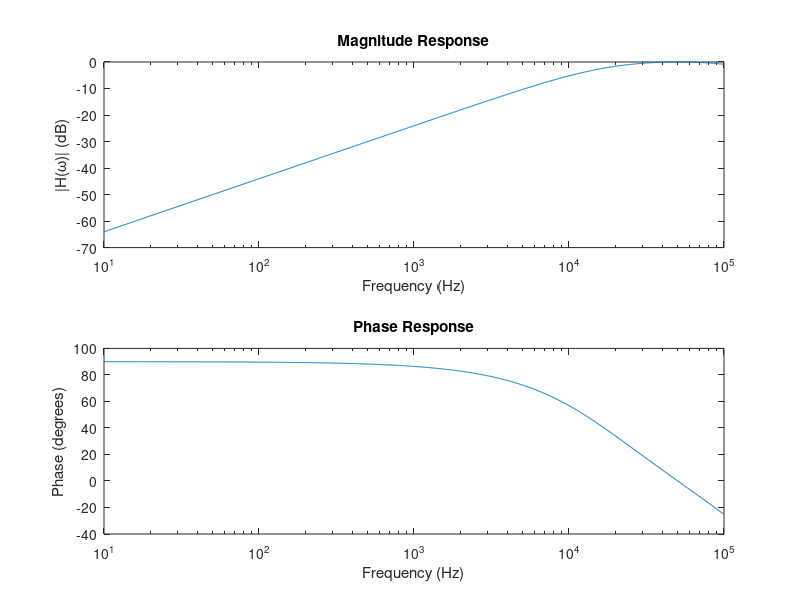

Here is the MATLAB script that generated this plot:
% Constants
R = 1000; % Resistance (Ω)
L = 1e-3; % Inductance (H)
C = 10e-9; % Capacitance (F)

% Frequency range
f = logspace(1, 5, 1000); % Frequencies from 10 to 100,000 Hz (logarithmic scale)
w = 2 * pi * f; % Angular frequencies (rad/s)

% Transfer function H(ω)
H = j*w*R*C ./ (1 + j*w*R*C + (j*w).^2 * C * L);

% Magnitude response in decibels
magnitude_dB = 20 * log10(abs(H));

% Phase response
phase = angle(H);

% Plot magnitude response in decibels
subplot(2, 1, 1);
semilogx(f, magnitude_dB);
xlabel('Frequency (Hz)');
ylabel('|H(\omega)| (dB)');
title('Magnitude Response');

% Plot phase response
subplot(2, 1, 2);
semilogx(f, rad2deg(phase));
xlabel('Frequency (Hz)');
ylabel('Phase (degrees)');
title('Phase Response');
